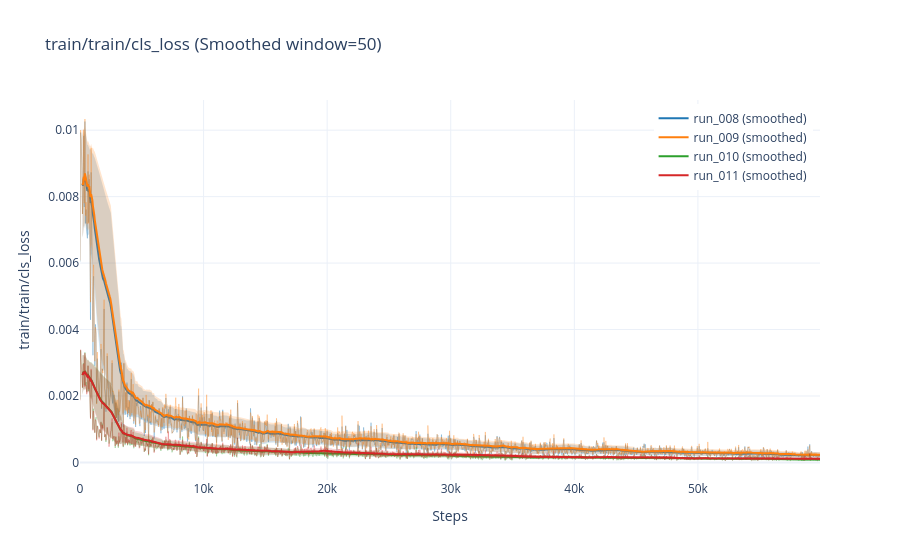
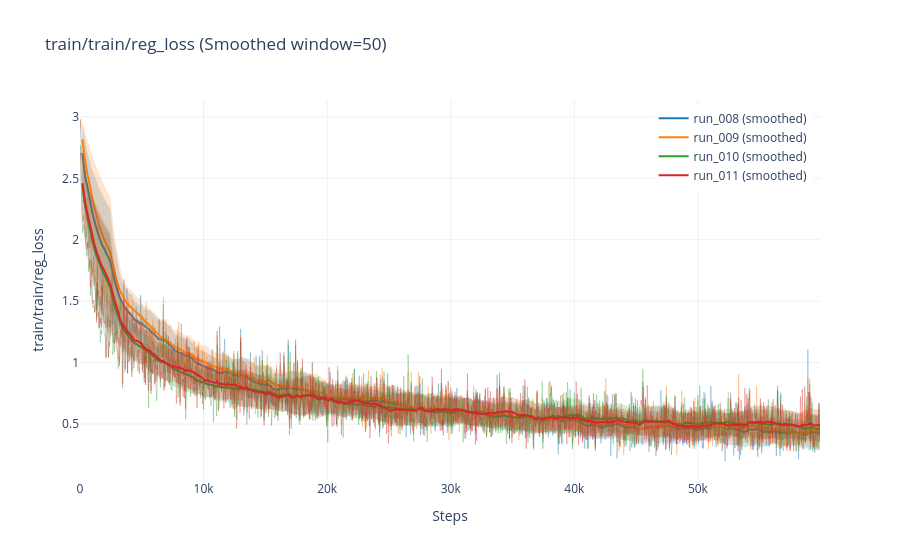
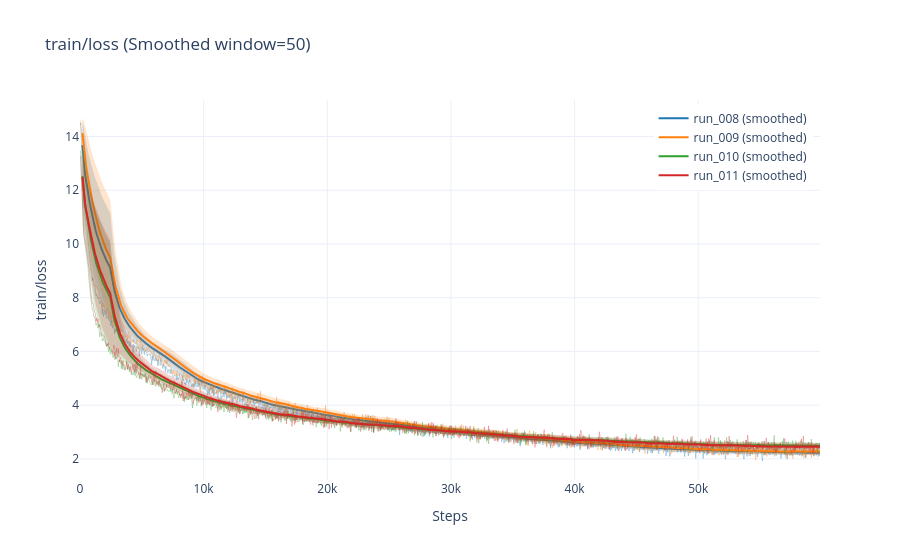

Write notebook code for charts like these, in order.
### Markdown cell above
## Smoothed Losses with Confidence Areas
Plotting the custom losses (`train/cls_loss`, `train/reg_loss`) and overall loss if available, applying a rolling window for smoothing and plotting to show confidence variance.

### Code cell
import plotly.graph_objects as go

def plot_smoothed_with_conf(df, metric, window=100):
    metric_df = df[df['tag'] == metric]
    if metric_df.empty:
        return
        
    fig = go.Figure()
    colors = ['#1f77b4', '#ff7f0e', '#2ca02c', '#d62728', '#9467bd', '#8c564b', '#e377c2', '#7f7f7f', '#bcbd22', '#17becf']
    
    for idx, run in enumerate(run_names):
        run_data = metric_df[metric_df['run'] == run].sort_values('step')
        if run_data.empty:
            continue
            
        run_data = run_data.set_index('step')['value']
        
        # Calculate moving average and standard deviation
        rolling_mean = run_data.rolling(window=window, min_periods=max(1, window//10)).mean()
        rolling_std = run_data.rolling(window=window, min_periods=max(1, window//10)).std().fillna(0)
        
        color = colors[idx % len(colors)]
        
        # Plot the confidence area (variance) around the smooth line
        upper_bound = rolling_mean + rolling_std
        lower_bound = rolling_mean - rolling_std
        
        fig.add_trace(go.Scatter(
            x=run_data.index.tolist() + run_data.index.tolist()[::-1],
            y=upper_bound.tolist() + lower_bound.tolist()[::-1],
            fill='toself',
            fillcolor=color,
            line=dict(color='rgba(255,255,255,0)'),
            hoverinfo="skip",
            showlegend=False,
            name=f'{run} bounds',
            opacity=0.2
        ))
        
        # Plot the smoothed line
        fig.add_trace(go.Scatter(
            x=run_data.index,
            y=rolling_mean,
            mode='lines',
            line=dict(color=color, width=2),
            name=f"{run} (smoothed)"
        ))
        
        # Plot the faint original data points
        fig.add_trace(go.Scatter(
            x=run_data.index,
            y=run_data,
            mode='lines',
            line=dict(color=color, width=1),
            opacity=0.3,
            showlegend=False,
            name=f"{run} (raw)"
        ))
        
    fig.update_layout(
        title=f'{metric} (Smoothed window={window})',
        xaxis_title='Steps',
        yaxis_title=metric,
        hovermode="x unified",
        template='plotly_white',
        legend=dict(yanchor="top", y=0.99, xanchor="right", x=0.99)
    )
    fig.show()

# Identify and plot the custom training losses
target_losses = ['train/train/cls_loss', 'train/train/reg_loss', 'train/loss']
available_losses = [tag for tag in target_losses if tag in df['tag'].unique()]

for l in available_losses:
    plot_smoothed_with_conf(df, l, window=50) # Use a window of 50 for smoothing

### Figure 1 — Plotly figure (JSON) as saved in the notebook; plotly's stock layout.template omitted (floating-point values rounded to 4 significant figures; data arrays with more than 128 entries replaced by an {"elided": "..."} marker saying what was removed)
{"data": [{"fill": "toself", "fillcolor": "#1f77b4", "hoverinfo": "skip", "line": {"color": "rgba(255,255,255,0)"}, "name": "run_008 bounds", "opacity": 0.2, "showlegend": false, "type": "scatter", "x": {"elided": "2398 int values"}, "y": {"elided": "2398 float values"}}, {"line": {"color": "#1f77b4", "width": 2}, "mode": "lines", "name": "run_008 (smoothed)", "type": "scatter", "x": {"elided": "1199 int values"}, "y": {"elided": "1199 float values"}}, {"line": {"color": "#1f77b4", "width": 1}, "mode": "lines", "name": "run_008 (raw)", "opacity": 0.3, "showlegend": false, "type": "scatter", "x": {"elided": "1199 int values"}, "y": {"elided": "1199 float values"}}, {"fill": "toself", "fillcolor": "#ff7f0e", "hoverinfo": "skip", "line": {"color": "rgba(255,255,255,0)"}, "name": "run_009 bounds", "opacity": 0.2, "showlegend": false, "type": "scatter", "x": {"elided": "2398 int values"}, "y": {"elided": "2398 float values"}}, {"line": {"color": "#ff7f0e", "width": 2}, "mode": "lines", "name": "run_009 (smoothed)", "type": "scatter", "x": {"elided": "1199 int values"}, "y": {"elided": "1199 float values"}}, {"line": {"color": "#ff7f0e", "width": 1}, "mode": "lines", "name": "run_009 (raw)", "opacity": 0.3, "showlegend": false, "type": "scatter", "x": {"elided": "1199 int values"}, "y": {"elided": "1199 float values"}}, {"fill": "toself", "fillcolor": "#2ca02c", "hoverinfo": "skip", "line": {"color": "rgba(255,255,255,0)"}, "name": "run_010 bounds", "opacity": 0.2, "showlegend": false, "type": "scatter", "x": {"elided": "2398 int values"}, "y": {"elided": "2398 float values"}}, {"line": {"color": "#2ca02c", "width": 2}, "mode": "lines", "name": "run_010 (smoothed)", "type": "scatter", "x": {"elided": "1199 int values"}, "y": {"elided": "1199 float values"}}, {"line": {"color": "#2ca02c", "width": 1}, "mode": "lines", "name": "run_010 (raw)", "opacity": 0.3, "showlegend": false, "type": "scatter", "x": {"elided": "1199 int values"}, "y": {"elided": "1199 float values"}}, {"fill": "toself", "fillcolor": "#d62728", "hoverinfo": "skip", "line": {"color": "rgba(255,255,255,0)"}, "name": "run_011 bounds", "opacity": 0.2, "showlegend": false, "type": "scatter", "x": {"elided": "2398 int values"}, "y": {"elided": "2398 float values"}}, {"line": {"color": "#d62728", "width": 2}, "mode": "lines", "name": "run_011 (smoothed)", "type": "scatter", "x": {"elided": "1199 int values"}, "y": {"elided": "1199 float values"}}, {"line": {"color": "#d62728", "width": 1}, "mode": "lines", "name": "run_011 (raw)", "opacity": 0.3, "showlegend": false, "type": "scatter", "x": {"elided": "1199 int values"}, "y": {"elided": "1199 float values"}}], "layout": {"hovermode": "x unified", "legend": {"x": 0.99, "xanchor": "right", "y": 0.99, "yanchor": "top"}, "title": {"text": "train/train/cls_loss (Smoothed window=50)"}, "xaxis": {"title": {"text": "Steps"}}, "yaxis": {"title": {"text": "train/train/cls_loss"}}}}

### Figure 2 — Plotly figure (JSON) as saved in the notebook; plotly's stock layout.template omitted (floating-point values rounded to 4 significant figures; data arrays with more than 128 entries replaced by an {"elided": "..."} marker saying what was removed)
{"data": [{"fill": "toself", "fillcolor": "#1f77b4", "hoverinfo": "skip", "line": {"color": "rgba(255,255,255,0)"}, "name": "run_008 bounds", "opacity": 0.2, "showlegend": false, "type": "scatter", "x": {"elided": "2398 int values"}, "y": {"elided": "2398 float values"}}, {"line": {"color": "#1f77b4", "width": 2}, "mode": "lines", "name": "run_008 (smoothed)", "type": "scatter", "x": {"elided": "1199 int values"}, "y": {"elided": "1199 float values"}}, {"line": {"color": "#1f77b4", "width": 1}, "mode": "lines", "name": "run_008 (raw)", "opacity": 0.3, "showlegend": false, "type": "scatter", "x": {"elided": "1199 int values"}, "y": {"elided": "1199 float values"}}, {"fill": "toself", "fillcolor": "#ff7f0e", "hoverinfo": "skip", "line": {"color": "rgba(255,255,255,0)"}, "name": "run_009 bounds", "opacity": 0.2, "showlegend": false, "type": "scatter", "x": {"elided": "2398 int values"}, "y": {"elided": "2398 float values"}}, {"line": {"color": "#ff7f0e", "width": 2}, "mode": "lines", "name": "run_009 (smoothed)", "type": "scatter", "x": {"elided": "1199 int values"}, "y": {"elided": "1199 float values"}}, {"line": {"color": "#ff7f0e", "width": 1}, "mode": "lines", "name": "run_009 (raw)", "opacity": 0.3, "showlegend": false, "type": "scatter", "x": {"elided": "1199 int values"}, "y": {"elided": "1199 float values"}}, {"fill": "toself", "fillcolor": "#2ca02c", "hoverinfo": "skip", "line": {"color": "rgba(255,255,255,0)"}, "name": "run_010 bounds", "opacity": 0.2, "showlegend": false, "type": "scatter", "x": {"elided": "2398 int values"}, "y": {"elided": "2398 float values"}}, {"line": {"color": "#2ca02c", "width": 2}, "mode": "lines", "name": "run_010 (smoothed)", "type": "scatter", "x": {"elided": "1199 int values"}, "y": {"elided": "1199 float values"}}, {"line": {"color": "#2ca02c", "width": 1}, "mode": "lines", "name": "run_010 (raw)", "opacity": 0.3, "showlegend": false, "type": "scatter", "x": {"elided": "1199 int values"}, "y": {"elided": "1199 float values"}}, {"fill": "toself", "fillcolor": "#d62728", "hoverinfo": "skip", "line": {"color": "rgba(255,255,255,0)"}, "name": "run_011 bounds", "opacity": 0.2, "showlegend": false, "type": "scatter", "x": {"elided": "2398 int values"}, "y": {"elided": "2398 float values"}}, {"line": {"color": "#d62728", "width": 2}, "mode": "lines", "name": "run_011 (smoothed)", "type": "scatter", "x": {"elided": "1199 int values"}, "y": {"elided": "1199 float values"}}, {"line": {"color": "#d62728", "width": 1}, "mode": "lines", "name": "run_011 (raw)", "opacity": 0.3, "showlegend": false, "type": "scatter", "x": {"elided": "1199 int values"}, "y": {"elided": "1199 float values"}}], "layout": {"hovermode": "x unified", "legend": {"x": 0.99, "xanchor": "right", "y": 0.99, "yanchor": "top"}, "title": {"text": "train/train/reg_loss (Smoothed window=50)"}, "xaxis": {"title": {"text": "Steps"}}, "yaxis": {"title": {"text": "train/train/reg_loss"}}}}

### Figure 3 — Plotly figure (JSON) as saved in the notebook; plotly's stock layout.template omitted (floating-point values rounded to 4 significant figures; data arrays with more than 128 entries replaced by an {"elided": "..."} marker saying what was removed)
{"data": [{"fill": "toself", "fillcolor": "#1f77b4", "hoverinfo": "skip", "line": {"color": "rgba(255,255,255,0)"}, "name": "run_008 bounds", "opacity": 0.2, "showlegend": false, "type": "scatter", "x": {"elided": "2396 int values"}, "y": {"elided": "2396 float values"}}, {"line": {"color": "#1f77b4", "width": 2}, "mode": "lines", "name": "run_008 (smoothed)", "type": "scatter", "x": {"elided": "1198 int values"}, "y": {"elided": "1198 float values"}}, {"line": {"color": "#1f77b4", "width": 1}, "mode": "lines", "name": "run_008 (raw)", "opacity": 0.3, "showlegend": false, "type": "scatter", "x": {"elided": "1198 int values"}, "y": {"elided": "1198 float values"}}, {"fill": "toself", "fillcolor": "#ff7f0e", "hoverinfo": "skip", "line": {"color": "rgba(255,255,255,0)"}, "name": "run_009 bounds", "opacity": 0.2, "showlegend": false, "type": "scatter", "x": {"elided": "2396 int values"}, "y": {"elided": "2396 float values"}}, {"line": {"color": "#ff7f0e", "width": 2}, "mode": "lines", "name": "run_009 (smoothed)", "type": "scatter", "x": {"elided": "1198 int values"}, "y": {"elided": "1198 float values"}}, {"line": {"color": "#ff7f0e", "width": 1}, "mode": "lines", "name": "run_009 (raw)", "opacity": 0.3, "showlegend": false, "type": "scatter", "x": {"elided": "1198 int values"}, "y": {"elided": "1198 float values"}}, {"fill": "toself", "fillcolor": "#2ca02c", "hoverinfo": "skip", "line": {"color": "rgba(255,255,255,0)"}, "name": "run_010 bounds", "opacity": 0.2, "showlegend": false, "type": "scatter", "x": {"elided": "2396 int values"}, "y": {"elided": "2396 float values"}}, {"line": {"color": "#2ca02c", "width": 2}, "mode": "lines", "name": "run_010 (smoothed)", "type": "scatter", "x": {"elided": "1198 int values"}, "y": {"elided": "1198 float values"}}, {"line": {"color": "#2ca02c", "width": 1}, "mode": "lines", "name": "run_010 (raw)", "opacity": 0.3, "showlegend": false, "type": "scatter", "x": {"elided": "1198 int values"}, "y": {"elided": "1198 float values"}}, {"fill": "toself", "fillcolor": "#d62728", "hoverinfo": "skip", "line": {"color": "rgba(255,255,255,0)"}, "name": "run_011 bounds", "opacity": 0.2, "showlegend": false, "type": "scatter", "x": {"elided": "2396 int values"}, "y": {"elided": "2396 float values"}}, {"line": {"color": "#d62728", "width": 2}, "mode": "lines", "name": "run_011 (smoothed)", "type": "scatter", "x": {"elided": "1198 int values"}, "y": {"elided": "1198 float values"}}, {"line": {"color": "#d62728", "width": 1}, "mode": "lines", "name": "run_011 (raw)", "opacity": 0.3, "showlegend": false, "type": "scatter", "x": {"elided": "1198 int values"}, "y": {"elided": "1198 float values"}}], "layout": {"hovermode": "x unified", "legend": {"x": 0.99, "xanchor": "right", "y": 0.99, "yanchor": "top"}, "title": {"text": "train/loss (Smoothed window=50)"}, "xaxis": {"title": {"text": "Steps"}}, "yaxis": {"title": {"text": "train/loss"}}}}
